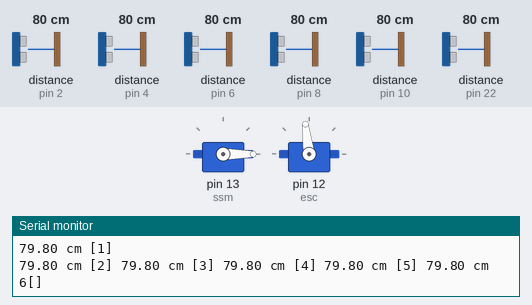
Bench run of a sketch on a simulated Arduino Mega 2560, built with avr-gcc and run on an emulated ATmega2560. Parts: 2 × servo, the last lines printed to the serial monitor. Wiring (inferred from the names in the program): 6 × ultrasonic range finder: trigger pin 3, echo pin 2 / trigger pin 5, echo pin 4 / trigger pin 7, echo pin 6 / trigger pin 9, echo pin 8 / trigger pin 11, echo pin 10 / trigger pin 23, echo pin 22. The test bench sets the inputs (shaded band); at power-on: distance to the obstacle (sensors on pin 8, pin 2, pin 10, pin 22, pin 4, pin 6) 80 cm. The echo pulse lasts 58.3 µs per cm.

Above: at 2.2 s.
2.3 s: distance to the obstacle (sensor on pin 8) set to 44 cm
5.3 s: distance to the obstacle (sensor on pin 8) set to 38 cm
At 6.1 s:
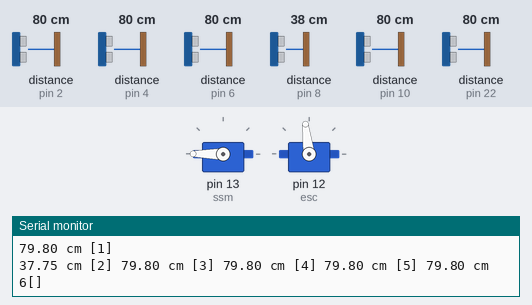
6.9 s: distance to the obstacle (sensor on pin 2) set to 45 cm
9.9 s: distance to the obstacle (sensor on pin 2) set to 38 cm
At 11.3 s:
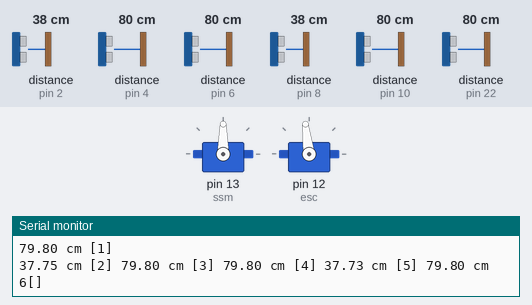
12.9 s: distance to the obstacle (sensor on pin 10) set to 250 cm
At 14.1 s:
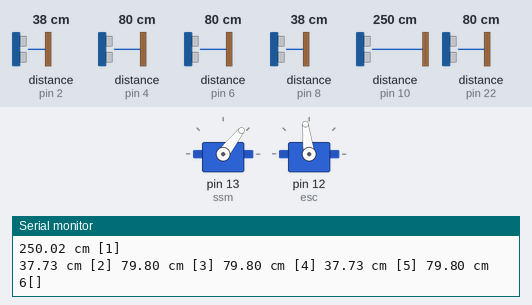
14.5 s: distance to the obstacle (sensor on pin 22) set to 2 cm
At 15.9 s:
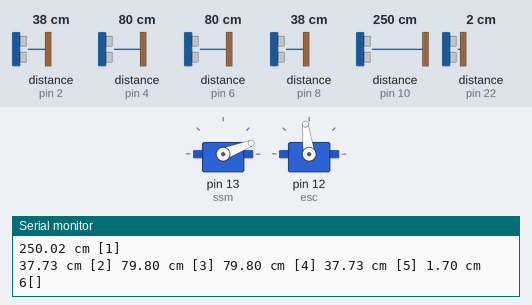
Timing chart, 0 to 17.0 s (numbered marks = the images above; inputs shaded):
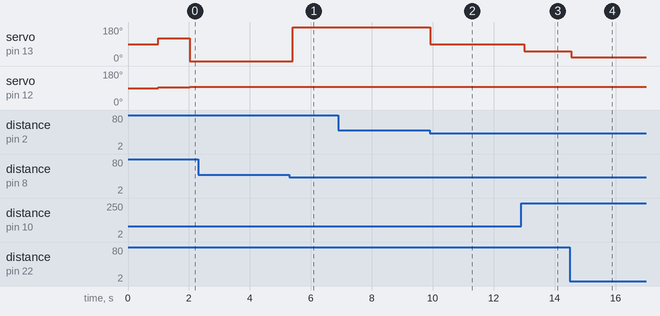

The sketch:

Test_Code_Alpha_4.ino
```cpp
// made an algorithm if left sensor 2 > 40, turn left. If right sensor 5 > 40, turn right.

#include <Servo.h> //define the servo library
#include <math.h>

Servo ssm; // define that ssm (steering servo motor) is a servo
Servo esc; // define that esc is (similar to) a servo

#define trigPin1 11 // Trig for sensor 1
#define echoPin1 10 // Echo for sensor 1
#define trigPin2 9  // Trig for sensor 2
#define echoPin2 8  // Echo for sensor 2
#define trigPin3 7  // Trig for sensor 3
#define echoPin3 6  // Echo for sensor 3
#define trigPin4 5  // Trig for sensor 4
#define echoPin4 4  // Echo for sensor 4
#define trigPin5 3  // Trig for sensor 5
#define echoPin5 2  // Echo for sensor 5
#define trigPin6 23 // Trig for sensor 6
#define echoPin6 22 // Echo for sensor 6

#define leftTightness 0.40
#define rightTightness 0.60
#define stopDistance 20

#define FILTER_LENGTH 5 // Define filter length
#define PI 3.1415926535897932384626433832795

#define NORMAL 97

float duration,
    distance,
    distance1,
    distance2,
    distance3,
    distance4,
    distance5,
    distance6,
    leftDistance,
    rightDistance,
    s2_s6_distance,
    totalDistance,
    ratioA,
    ratioB,
    dynamicSteering,
    frontDistance;

float max_distance,
    min_distance,
    sum_distance;

float front_distance,
    left_distance,
    right_distance,
    front_angle = 0.0;

int steering = 90,
    velocity = 100, // defining values that we'll use later
    driving_trig = 1,
    i = 1,
    j = 1;

void setup()
{
    pinMode(trigPin1, OUTPUT); // Set the trigPin1 as output
    pinMode(echoPin1, INPUT);  // Set the echoPin1 as input
    pinMode(trigPin2, OUTPUT); // Set the trigPin2 as output
    pinMode(echoPin2, INPUT);  // Set the echoPin2 as input
    pinMode(trigPin3, OUTPUT); // Set the trigPin3 as output
    pinMode(echoPin3, INPUT);  // Set the echoPin3 as input
    pinMode(trigPin4, OUTPUT); // Set the trigPin4 as output
    pinMode(echoPin4, INPUT);  // Set the echoPin4 as input
    pinMode(trigPin5, OUTPUT); // Set the trigPin5 as output
    pinMode(echoPin5, INPUT);  // Set the echoPin5 as input
    pinMode(trigPin6, OUTPUT); // Set the trigPin6 as output
    pinMode(echoPin6, INPUT);  // Set the echoPin6 as input

    ssm.attach(13); // define that ssm is connected at pin 12, steering
    esc.attach(12); // define that esc is connected at pin 13, driving
    driving_trig = 1;

    //****************** Vehicle Initialization ********************//
    //***************** Do not change below part *****************//
    esc.write(90);
    delay(1000);
    //***************** Do not change above part *****************//
    Serial.begin(9600); // Starts the serial communication, Serial communications at 57600 bps
}

void loop()
{
    //***************** Do not change below part *****************//
    if (driving_trig == 1)
    {
        setVehicle(120, 95);
        delay(1000);
        driving_trig = 10;
    }
    //***************** Do not change above part *****************//
    //*******************************************************************************************
    //******!!!!!!!!!Please don't change any code above!!!!!!!***********************************
    //******!!!!!!!!!Please don't change any code above!!!!!!!***********************************
    //*******************************************************************************************
    //*******************************************************************************************
    //*******************************************************************************************
    //******Please input the code of your approaches/algorithms in the below area*****************//

    FindRange(trigPin1, echoPin1);
    distance1 = distance;
    FindRange(trigPin2, echoPin2);
    distance2 = distance;
    FindRange(trigPin3, echoPin3);
    distance3 = distance;
    FindRange(trigPin4, echoPin4);
    distance4 = distance;
    FindRange(trigPin5, echoPin5);
    distance5 = distance;
    FindRange(trigPin6, echoPin6);
    distance6 = distance;

    leftDistance = distance1 + distance2;

    rightDistance = distance5 + distance6;

    frontDistance = (distance3 + distance4) / 2;

    s2_s6_distance = distance2 + distance6;

    totalDistance = leftDistance + rightDistance;

    ratioA = leftDistance / totalDistance;

    ratioB = s2_s6_distance / totalDistance;

    // Demo code for safety distance to stop the vehicle
    if (frontDistance <= stopDistance)
    {
        // Call the setVehicle function to set the vehicle steering and velocity(speed) values
        setVehicle(90, 90);
    }

    // if (distance3 > 0) // Greater than safety distance, run the vehicle
    // {
    //     setVehicle(90, NORMAL); // Call the setVehicle function to set the vehicle steering and velocity(speed) values
    // }


//added two more else if statements for extreme turns.
    else if (distance2 > 40)
    {
        setVehicle(0, NORMAL);
    }

    else if (distance5 > 40)
    {
        setVehicle(180, NORMAL);
    }
    else if (ratioA <= leftTightness)
    {
        dynamicSteering = (1 - ratioA) * 180;
        setVehicle(dynamicSteering, NORMAL);
    }
    else if (ratioA >= rightTightness)
    {
        dynamicSteering = (1 - ratioA) * 180;
        setVehicle(dynamicSteering, NORMAL);
    }
    else
    {
        if (ratioB <= leftTightness)
        {
            dynamicSteering = (1 - ratioB) * 180;
            setVehicle(dynamicSteering, NORMAL);
        }
        else if (ratioB >= rightTightness)
        {
            dynamicSteering = (1 - ratioB) * 180;
            setVehicle(dynamicSteering, NORMAL);
        }
        // incorporate front sensors here?
        else
        {
            setVehicle(90, NORMAL);
        }
    }

    Serial.print(distance1);
    Serial.print(" cm [1] ");
    Serial.println();
    Serial.print(distance2);
    Serial.print(" cm [2] ");
    Serial.print(distance3);
    Serial.print(" cm [3] ");
    Serial.print(distance4);
    Serial.print(" cm [4] ");
    Serial.print(distance5);
    Serial.print(" cm [5] ");
    Serial.print(distance6);
    Serial.println(" cm 6[] ");
}

//******Please input the code of your approaches/algorithms in the above area*****************************
//*******************************************************************************************
//*******************************************************************************************
//*******************************************************************************************

//******!!!!!!!!!Please don't change any code below!!!!!!!***********************************
//******!!!!!!!!!Please don't change any code below!!!!!!!***********************************
//*******************************************************************************************
//***************** Do not change below part *****************//
void setVehicle(int s, int v)
{
    //********************** Vehicle Control **********************//
    if ((s >= 0 && s <= 180) && (v >= 0 && v <= 180))
    {
        ssm.write(s); // write steering value to steering servo
        esc.write(v); // write velocity value to the ESC unit
    }
    else
    {
    }
}

void FindRange(int trigPin, int echoPin)
{
    // Trigger the sensor by sending a HIGH pulse of 10 microseconds. But, before that, give a short LOW pulse to ensure you’ll get a clean HIGH pulse
    digitalWrite(trigPin, LOW);          // Send out a Low trigger
    delayMicroseconds(2);                // Wait 2 ms
    digitalWrite(trigPin, HIGH);         // Send out a High trigger
    delayMicroseconds(10);               // Wait 10 ms
    digitalWrite(trigPin, LOW);          // Send out a Low trigger.
    duration = pulseIn(echoPin, HIGH);   // Read the HIGH pulse whose duration is the time (in microseconds) from the sending of the ping to the reception of its echo off of an object.
    distance = (duration / 2) * 0.03435; // Sound speed = 0.03435cm/ct
}

// median average filter implementation below
//  void FindRange(int trigPin, int echoPin)
//  {
//    int distances[FILTER_LENGTH];

//   for (int i = 0; i < FILTER_LENGTH; i++) {
//     digitalWrite(trigPin, LOW);
//     // delayMicroseconds(2);
//     digitalWrite(trigPin, HIGH);
//     // delayMicroseconds(2);
//     digitalWrite(trigPin, LOW);
//     duration = pulseIn(echoPin, HIGH);
//     distances[i] = (duration / 2) * 0.03435;
//     // delayMicroseconds(100); // Wait for 10ms before taking the next reading
//   }

//   // Sort the array of distances
//   for (int i = 0; i < FILTER_LENGTH - 1; i++) {
//     for (int j = i + 1; j < FILTER_LENGTH; j++) {
//       if (distances[i] > distances[j]) {
//         int temp = distances[i];
//         distances[i] = distances[j];
//         distances[j] = temp;
//       }
//     }
//   }

//   // Calculate the median value
//   int median;
//   if (FILTER_LENGTH % 2 == 0) {
//     median = (distances[FILTER_LENGTH/2] + distances[FILTER_LENGTH/2 - 1]) / 2;
//   } else {
//     median = distances[FILTER_LENGTH/2];
//   }

//   distance = median;
// }

//***************** Do not change above part *****************//
```

Measured:
- the behaviour switches between 41 and 40 cm on distance to the obstacle (sensor on pin 8) (found by bisection; images 0 and 1)
- the behaviour switches between 41 and 40 cm on distance to the obstacle (sensor on pin 2) (found by bisection; images 1 and 2)
- after the input at 5.3 s, servo on pin 13 (ssm): 0° → 180° after 0.10 s
- after the input at 9.9 s, servo on pin 13 (ssm): 180° → 90° at once
- after the input at 12.9 s, servo on pin 13 (ssm): 90° → 52° after 0.10 s
- after the input at 14.5 s, servo on pin 13 (ssm): 52° → 21° after 0.05 s
